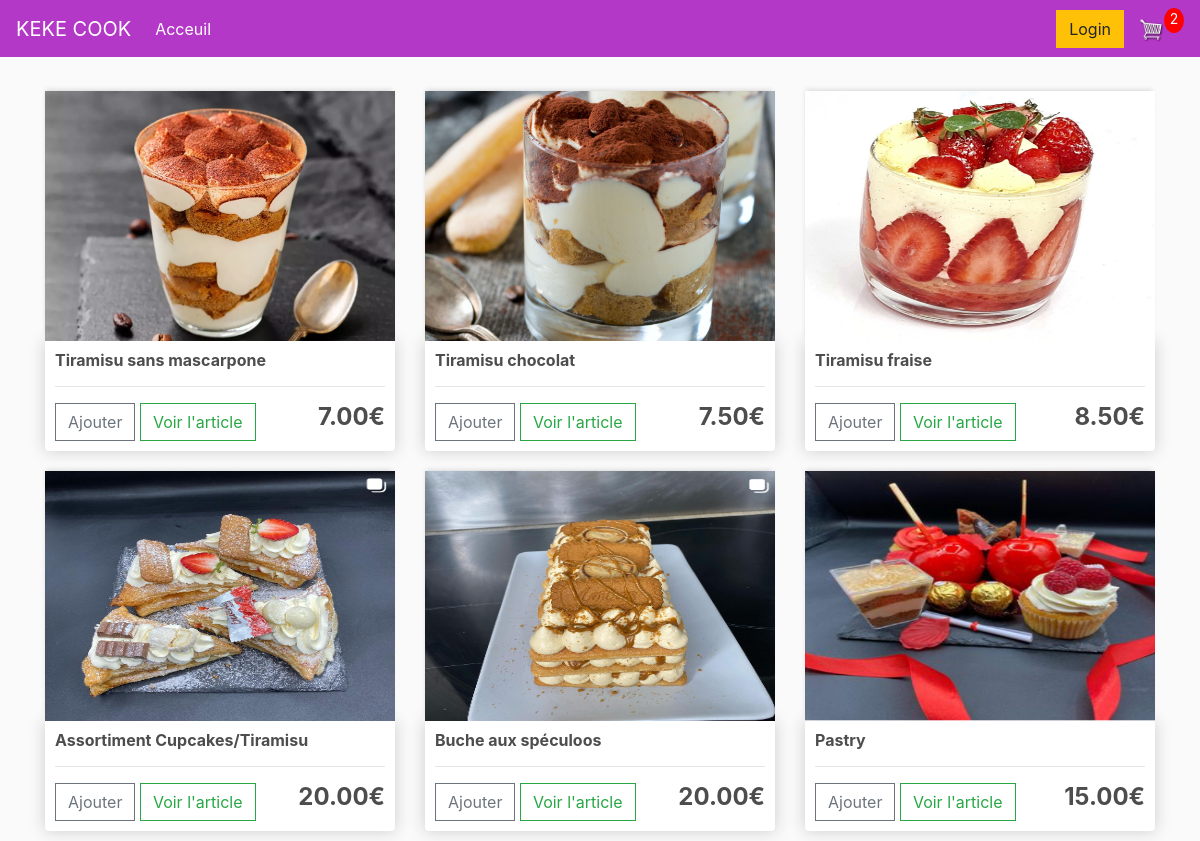
The app's page / (signed in) with its own data.
### store/models.py (models this page shows, shortened)
class Product(models.Model):
    name=models.CharField(max_length=200,null=True)
    price=models.DecimalField(max_digits=7, decimal_places=2)
    deliverable=models.BooleanField(default=False, null=True, blank=False)
    image=models.ImageField(null=True, blank=True)
    @property
    def imageURL(self):
        try:
            url=self.image.url
        except:
            url=''
        return url

### store/views.py (the view)
# urls.py: path('', include('store.urls')),
def store(request):
    data=cartData(request)
    cartItems = data['cartItems']
    products=Product.objects.all()
    context={'products':products, 'cartItems':cartItems}
    return render(request, 'store/store.html',context)

### store/models.py (called while the page is built)
    @property
    def get_cart_items(self):
        orderitems=self.orderitem_set.all()
        total=sum([item.quantity for item in orderitems])
        return total

### store/utils.py (called while the page is built)
def cartData(request):
    if request.user.is_authenticated:
        customer=request.user.customer
        order,created=Order.objects.get_or_create(customer=customer, complete=False)
        items=order.orderitem_set.all()
        cartItems = order.get_cart_items
    else:
        cookieData = cookieCart(request)
        cartItems = cookieData['cartItems']
        order = cookieData['order']
        items = cookieData['items']
    return {'cartItems':cartItems ,'order':order, 'items':items}

### store/templates/store/store.html (shortened to what this page needs)
{%extends 'store/main.html'%}
{% load static %}
{%block content%}
<div class='row'>
    {%for product in products%}
    <div class="col-lg-4">
        <img class="thumbnail" src="{{product.imageURL}}">
        <div class="box-element product">
            <h6><strong>{{product.name}}</strong></h6>
            <hr>
            <button data-product={{product.id}} data-action="add" class="btn btn-outline-secondary add-btn update-cart">Ajouter</button>
		    <a class="btn btn-outline-success" href="#">Voir l'article</a>
		    <h4 style="display: inline-block; float: right"><strong>{{product.price|floatformat:2}}€</strong></h4>
        </div>
    </div>
    {%endfor%}
</div>
{%endblock content%}

### static/css/main.css (style rules this page uses)
body { background-color: hsl(0, 0%, 98%); }
h1,h2,h3,h4,h5,h6 { color:hsl(0, 0%, 30%); }
.box-element { box-shadow:hsl(0, 0%, 80%) 0 0 16px; background-color: #fff; border-radius: 4px; padding: 10px; }
.thumbnail { width: 100%; height: 250px; -webkit-box-shadow: -1px -3px 5px -2px rgba(214,214,214,1); -moz-box-shadow: -1px -3px 5px -2px rgba(214,214,214,1); box-shadow: -1px -3px 5px -2px rgba(214,214,214,1); }
.product { border-radius: 0 0 4px 4px; }
.col-lg-4, .col-lg-6, .col-lg-8, .col-lg-12 { margin-top: 10px; margin-bottom: 10px; }
.btn { border-radius: 0; }

### records on screen
Product: imageURL (picture), name "Tiramisu sans mascarpone", price "7.00"
Product: imageURL (picture), name "Tiramisu chocolat", price "7.50"
Product: imageURL (picture), name "Tiramisu fraise", price "8.50"
Product: imageURL (picture), name "Assortiment Cupcakes/Tiramisu", price "20.00"
Product: imageURL (picture), name "Buche aux spéculoos", price "20.00"
Product: imageURL (picture), name "Pastry", price "15.00"

### other values on screen
{{ cartItems }} "2"
